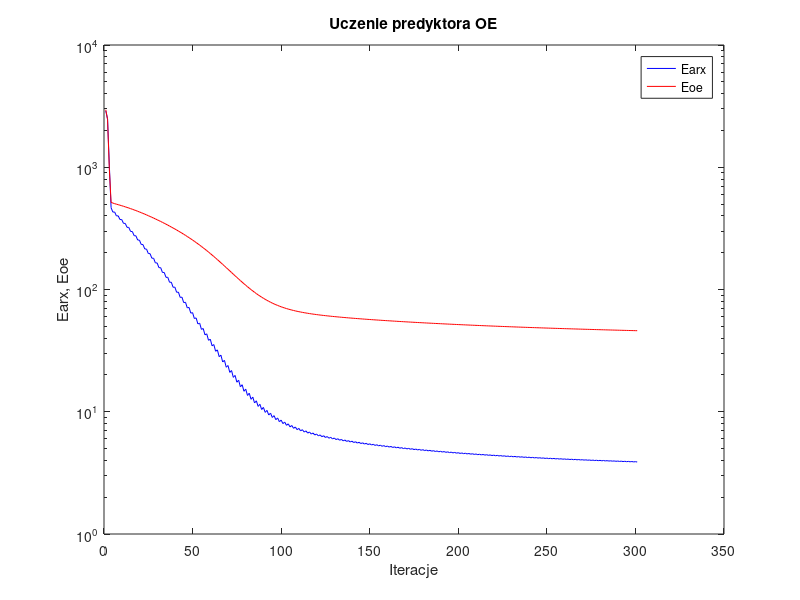
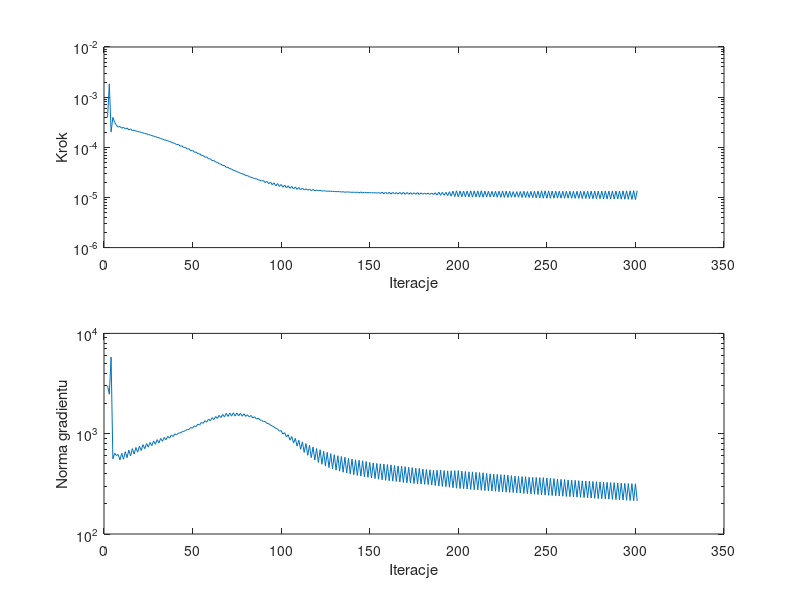

Write the MATLAB code that produced these figures, in order.
%uczenie predyktora oe
clear all;
n=0; farx(n+1)=2.893623e+003; foe(n+1)=2.953700e+003; wspucz(n+1)=0.000000e+000; ng(n+1)=0.000000e+000;
n=1; farx(n+1)=2.489189e+003; foe(n+1)=2.460765e+003; krok(n+1)=3.910575e-004; ng(n+1)=3.009714e+003;
n=2; farx(n+1)=1.041429e+003; foe(n+1)=9.722144e+002; krok(n+1)=1.841613e-003; ng(n+1)=2.474892e+003;
n=3; farx(n+1)=4.668853e+002; foe(n+1)=5.160057e+002; krok(n+1)=2.034749e-004; ng(n+1)=5.808954e+003;
n=4; farx(n+1)=4.296824e+002; foe(n+1)=5.094333e+002; krok(n+1)=3.949694e-004; ng(n+1)=5.617341e+002;
n=5; farx(n+1)=4.307900e+002; foe(n+1)=5.039068e+002; krok(n+1)=3.164277e-004; ng(n+1)=6.360381e+002;
n=6; farx(n+1)=3.999542e+002; foe(n+1)=4.988683e+002; krok(n+1)=2.755278e-004; ng(n+1)=6.075828e+002;
n=7; farx(n+1)=4.007247e+002; foe(n+1)=4.942335e+002; krok(n+1)=2.526617e-004; ng(n+1)=6.185223e+002;
n=8; farx(n+1)=3.736014e+002; foe(n+1)=4.893682e+002; krok(n+1)=2.594055e-004; ng(n+1)=5.470903e+002;
n=9; farx(n+1)=3.734509e+002; foe(n+1)=4.845764e+002; krok(n+1)=2.405598e-004; ng(n+1)=6.380864e+002;
n=10; farx(n+1)=3.476225e+002; foe(n+1)=4.795232e+002; krok(n+1)=2.517331e-004; ng(n+1)=5.562230e+002;
n=11; farx(n+1)=3.471984e+002; foe(n+1)=4.745435e+002; krok(n+1)=2.318206e-004; ng(n+1)=6.614934e+002;
n=12; farx(n+1)=3.224836e+002; foe(n+1)=4.692975e+002; krok(n+1)=2.426039e-004; ng(n+1)=5.766889e+002;
n=13; farx(n+1)=3.219481e+002; foe(n+1)=4.641355e+002; krok(n+1)=2.224690e-004; ng(n+1)=6.869783e+002;
n=14; farx(n+1)=2.984832e+002; foe(n+1)=4.587066e+002; krok(n+1)=2.326282e-004; ng(n+1)=5.993384e+002;
n=15; farx(n+1)=2.978484e+002; foe(n+1)=4.533757e+002; krok(n+1)=2.157932e-004; ng(n+1)=7.096369e+002;
n=16; farx(n+1)=2.757476e+002; foe(n+1)=4.477834e+002; krok(n+1)=2.197532e-004; ng(n+1)=6.265903e+002;
n=17; farx(n+1)=2.749709e+002; foe(n+1)=4.423008e+002; krok(n+1)=2.099628e-004; ng(n+1)=7.280636e+002;
n=18; farx(n+1)=2.541247e+002; foe(n+1)=4.365669e+002; krok(n+1)=2.087853e-004; ng(n+1)=6.549025e+002;
n=19; farx(n+1)=2.533730e+002; foe(n+1)=4.309581e+002; krok(n+1)=2.015675e-004; ng(n+1)=7.512737e+002;
n=20; farx(n+1)=2.337236e+002; foe(n+1)=4.251101e+002; krok(n+1)=1.997041e-004; ng(n+1)=6.800027e+002;
n=21; farx(n+1)=2.331167e+002; foe(n+1)=4.194039e+002; krok(n+1)=1.935115e-004; ng(n+1)=7.776027e+002;
n=22; farx(n+1)=2.147434e+002; foe(n+1)=4.134664e+002; krok(n+1)=1.882222e-004; ng(n+1)=7.085433e+002;
n=23; farx(n+1)=2.141582e+002; foe(n+1)=4.076832e+002; krok(n+1)=1.858107e-004; ng(n+1)=7.974016e+002;
n=24; farx(n+1)=1.970104e+002; foe(n+1)=4.016854e+002; krok(n+1)=1.784968e-004; ng(n+1)=7.343025e+002;
n=25; farx(n+1)=1.964821e+002; foe(n+1)=3.958496e+002; krok(n+1)=1.767236e-004; ng(n+1)=8.183674e+002;
n=26; farx(n+1)=1.804091e+002; foe(n+1)=3.898184e+002; krok(n+1)=1.714180e-004; ng(n+1)=7.589510e+002;
n=27; farx(n+1)=1.800755e+002; foe(n+1)=3.839574e+002; krok(n+1)=1.662532e-004; ng(n+1)=8.470069e+002;
n=28; farx(n+1)=1.650643e+002; foe(n+1)=3.779107e+002; krok(n+1)=1.638013e-004; ng(n+1)=7.834026e+002;
n=29; farx(n+1)=1.648851e+002; foe(n+1)=3.720375e+002; krok(n+1)=1.575933e-004; ng(n+1)=8.730943e+002;
n=30; farx(n+1)=1.509112e+002; foe(n+1)=3.659880e+002; krok(n+1)=1.547979e-004; ng(n+1)=8.104493e+002;
n=31; farx(n+1)=1.508287e+002; foe(n+1)=3.601120e+002; krok(n+1)=1.498490e-004; ng(n+1)=8.955725e+002;
n=32; farx(n+1)=1.378221e+002; foe(n+1)=3.540698e+002; krok(n+1)=1.460638e-004; ng(n+1)=8.395850e+002;
n=33; farx(n+1)=1.378376e+002; foe(n+1)=3.481988e+002; krok(n+1)=1.421330e-004; ng(n+1)=9.192209e+002;
n=34; farx(n+1)=1.257431e+002; foe(n+1)=3.421702e+002; krok(n+1)=1.374956e-004; ng(n+1)=8.697590e+002;
n=35; farx(n+1)=1.258461e+002; foe(n+1)=3.363078e+002; krok(n+1)=1.348719e-004; ng(n+1)=9.427022e+002;
n=36; farx(n+1)=1.145495e+002; foe(n+1)=3.302955e+002; krok(n+1)=1.297027e-004; ng(n+1)=9.012708e+002;
n=37; farx(n+1)=1.147798e+002; foe(n+1)=3.244477e+002; krok(n+1)=1.264385e-004; ng(n+1)=9.713651e+002;
n=38; farx(n+1)=1.042692e+002; foe(n+1)=3.184542e+002; krok(n+1)=1.221753e-004; ng(n+1)=9.365581e+002;
n=39; farx(n+1)=1.045889e+002; foe(n+1)=3.126185e+002; krok(n+1)=1.191612e-004; ng(n+1)=9.975209e+002;
n=40; farx(n+1)=9.488742e+001; foe(n+1)=3.066429e+002; krok(n+1)=1.133097e-004; ng(n+1)=9.746094e+002;
n=41; farx(n+1)=9.521254e+001; foe(n+1)=3.008081e+002; krok(n+1)=1.142910e-004; ng(n+1)=1.014512e+003;
n=42; farx(n+1)=8.616355e+001; foe(n+1)=2.948441e+002; krok(n+1)=1.052302e-004; ng(n+1)=1.016976e+003;
n=43; farx(n+1)=8.656891e+001; foe(n+1)=2.890207e+002; krok(n+1)=1.070946e-004; ng(n+1)=1.042007e+003;
n=44; farx(n+1)=7.812869e+001; foe(n+1)=2.830744e+002; krok(n+1)=9.866949e-005; ng(n+1)=1.056930e+003;
n=45; farx(n+1)=7.863033e+001; foe(n+1)=2.772674e+002; krok(n+1)=9.968957e-005; ng(n+1)=1.073578e+003;
n=46; farx(n+1)=7.078786e+001; foe(n+1)=2.713410e+002; krok(n+1)=9.206336e-005; ng(n+1)=1.100907e+003;
n=47; farx(n+1)=7.135668e+001; foe(n+1)=2.655487e+002; krok(n+1)=9.346411e-005; ng(n+1)=1.102420e+003;
n=48; farx(n+1)=6.406962e+001; foe(n+1)=2.596426e+002; krok(n+1)=8.528034e-005; ng(n+1)=1.152321e+003;
n=49; farx(n+1)=6.467859e+001; foe(n+1)=2.538696e+002; krok(n+1)=8.683747e-005; ng(n+1)=1.136767e+003;
n=50; farx(n+1)=5.790542e+001; foe(n+1)=2.479969e+002; krok(n+1)=7.980756e-005; ng(n+1)=1.198749e+003;
n=51; farx(n+1)=5.858114e+001; foe(n+1)=2.422577e+002; krok(n+1)=8.029770e-005; ng(n+1)=1.177634e+003;
n=52; farx(n+1)=5.228949e+001; foe(n+1)=2.364267e+002; krok(n+1)=7.439812e-005; ng(n+1)=1.247487e+003;
n=53; farx(n+1)=5.302306e+001; foe(n+1)=2.307331e+002; krok(n+1)=7.426158e-005; ng(n+1)=1.223177e+003;
n=54; farx(n+1)=4.718261e+001; foe(n+1)=2.249572e+002; krok(n+1)=6.918420e-005; ng(n+1)=1.297491e+003;
n=55; farx(n+1)=4.797137e+001; foe(n+1)=2.193255e+002; krok(n+1)=6.880069e-005; ng(n+1)=1.269073e+003;
n=56; farx(n+1)=4.260024e+001; foe(n+1)=2.136204e+002; krok(n+1)=6.336792e-005; ng(n+1)=1.349906e+003;
n=57; farx(n+1)=4.337855e+001; foe(n+1)=2.080592e+002; krok(n+1)=6.435256e-005; ng(n+1)=1.303027e+003;
n=58; farx(n+1)=3.841109e+001; foe(n+1)=2.024474e+002; krok(n+1)=5.864031e-005; ng(n+1)=1.399663e+003;
n=59; farx(n+1)=3.921505e+001; foe(n+1)=1.969905e+002; krok(n+1)=5.926241e-005; ng(n+1)=1.345431e+003;
n=60; farx(n+1)=3.464691e+001; foe(n+1)=1.914991e+002; krok(n+1)=5.427827e-005; ng(n+1)=1.444536e+003;
n=61; farx(n+1)=3.544883e+001; foe(n+1)=1.861693e+002; krok(n+1)=5.445660e-005; ng(n+1)=1.382473e+003;
n=62; farx(n+1)=3.125190e+001; foe(n+1)=1.808270e+002; krok(n+1)=5.066526e-005; ng(n+1)=1.482839e+003;
n=63; farx(n+1)=3.206690e+001; foe(n+1)=1.756552e+002; krok(n+1)=5.007398e-005; ng(n+1)=1.420337e+003;
n=64; farx(n+1)=2.822791e+001; foe(n+1)=1.704875e+002; krok(n+1)=4.687315e-005; ng(n+1)=1.521957e+003;
n=65; farx(n+1)=2.902844e+001; foe(n+1)=1.654976e+002; krok(n+1)=4.621295e-005; ng(n+1)=1.448552e+003;
n=66; farx(n+1)=2.553285e+001; foe(n+1)=1.605331e+002; krok(n+1)=4.341873e-005; ng(n+1)=1.552713e+003;
n=67; farx(n+1)=2.632629e+001; foe(n+1)=1.557517e+002; krok(n+1)=4.334515e-005; ng(n+1)=1.469611e+003;
n=68; farx(n+1)=2.312875e+001; foe(n+1)=1.510126e+002; krok(n+1)=3.980988e-005; ng(n+1)=1.594736e+003;
n=69; farx(n+1)=2.389306e+001; foe(n+1)=1.464667e+002; krok(n+1)=3.990378e-005; ng(n+1)=1.486225e+003;
n=70; farx(n+1)=2.099467e+001; foe(n+1)=1.419843e+002; krok(n+1)=3.723990e-005; ng(n+1)=1.605983e+003;
n=71; farx(n+1)=2.173669e+001; foe(n+1)=1.376975e+002; krok(n+1)=3.697679e-005; ng(n+1)=1.497353e+003;
n=72; farx(n+1)=1.911079e+001; foe(n+1)=1.334897e+002; krok(n+1)=3.466942e-005; ng(n+1)=1.616873e+003;
n=73; farx(n+1)=1.981913e+001; foe(n+1)=1.294797e+002; krok(n+1)=3.418410e-005; ng(n+1)=1.499921e+003;
n=74; farx(n+1)=1.744262e+001; foe(n+1)=1.255632e+002; krok(n+1)=3.265748e-005; ng(n+1)=1.610761e+003;
n=75; farx(n+1)=1.812680e+001; foe(n+1)=1.218447e+002; krok(n+1)=3.161037e-005; ng(n+1)=1.501716e+003;
n=76; farx(n+1)=1.598795e+001; foe(n+1)=1.182288e+002; krok(n+1)=3.060562e-005; ng(n+1)=1.598573e+003;
n=77; farx(n+1)=1.663628e+001; foe(n+1)=1.148075e+002; krok(n+1)=2.952483e-005; ng(n+1)=1.493392e+003;
n=78; farx(n+1)=1.470533e+001; foe(n+1)=1.114971e+002; krok(n+1)=2.885108e-005; ng(n+1)=1.579374e+003;
n=79; farx(n+1)=1.532047e+001; foe(n+1)=1.083755e+002; krok(n+1)=2.733737e-005; ng(n+1)=1.488801e+003;
n=80; farx(n+1)=1.359729e+001; foe(n+1)=1.053684e+002; krok(n+1)=2.722830e-005; ng(n+1)=1.542639e+003;
n=81; farx(n+1)=1.417908e+001; foe(n+1)=1.025425e+002; krok(n+1)=2.605170e-005; ng(n+1)=1.469484e+003;
n=82; farx(n+1)=1.263814e+001; foe(n+1)=9.983347e+001; krok(n+1)=2.518354e-005; ng(n+1)=1.521154e+003;
n=83; farx(n+1)=1.316977e+001; foe(n+1)=9.729339e+001; krok(n+1)=2.470394e-005; ng(n+1)=1.436065e+003;
n=84; farx(n+1)=1.180021e+001; foe(n+1)=9.487038e+001; krok(n+1)=2.371798e-005; ng(n+1)=1.473915e+003;
n=85; farx(n+1)=1.229085e+001; foe(n+1)=9.260333e+001; krok(n+1)=2.360381e-005; ng(n+1)=1.399414e+003;
n=86; farx(n+1)=1.105775e+001; foe(n+1)=9.045026e+001; krok(n+1)=2.253084e-005; ng(n+1)=1.428158e+003;
n=87; farx(n+1)=1.151434e+001; foe(n+1)=8.844167e+001; krok(n+1)=2.199768e-005; ng(n+1)=1.374899e+003;
n=88; farx(n+1)=1.043107e+001; foe(n+1)=8.654031e+001; krok(n+1)=2.139878e-005; ng(n+1)=1.358284e+003;
n=89; farx(n+1)=1.085292e+001; foe(n+1)=8.476835e+001; krok(n+1)=2.167257e-005; ng(n+1)=1.319541e+003;
n=90; farx(n+1)=9.883101e+000; foe(n+1)=8.309463e+001; krok(n+1)=1.976919e-005; ng(n+1)=1.323471e+003;
n=91; farx(n+1)=1.026333e+001; foe(n+1)=8.153764e+001; krok(n+1)=2.092147e-005; ng(n+1)=1.264963e+003;
n=92; farx(n+1)=9.401908e+000; foe(n+1)=8.007260e+001; krok(n+1)=1.878573e-005; ng(n+1)=1.259056e+003;
n=93; farx(n+1)=9.747718e+000; foe(n+1)=7.871027e+001; krok(n+1)=2.018691e-005; ng(n+1)=1.215194e+003;
n=94; farx(n+1)=8.980508e+000; foe(n+1)=7.743159e+001; krok(n+1)=1.792006e-005; ng(n+1)=1.193568e+003;
n=95; farx(n+1)=9.296453e+000; foe(n+1)=7.624302e+001; krok(n+1)=1.953303e-005; ng(n+1)=1.165903e+003;
n=96; farx(n+1)=8.612635e+000; foe(n+1)=7.512869e+001; krok(n+1)=1.709205e-005; ng(n+1)=1.128842e+003;
n=97; farx(n+1)=8.898792e+000; foe(n+1)=7.409262e+001; krok(n+1)=1.892601e-005; ng(n+1)=1.114116e+003;
n=98; farx(n+1)=8.284752e+000; foe(n+1)=7.312296e+001; krok(n+1)=1.653919e-005; ng(n+1)=1.060795e+003;
n=99; farx(n+1)=8.547946e+000; foe(n+1)=7.222212e+001; krok(n+1)=1.814366e-005; ng(n+1)=1.071449e+003;
n=100; farx(n+1)=7.999175e+000; foe(n+1)=7.137851e+001; krok(n+1)=1.602043e-005; ng(n+1)=9.906755e+002;
n=101; farx(n+1)=8.239750e+000; foe(n+1)=7.059317e+001; krok(n+1)=1.763687e-005; ng(n+1)=1.023663e+003;
n=102; farx(n+1)=7.746431e+000; foe(n+1)=6.985721e+001; krok(n+1)=1.549177e-005; ng(n+1)=9.272612e+002;
n=103; farx(n+1)=7.965270e+000; foe(n+1)=6.917108e+001; krok(n+1)=1.709205e-005; ng(n+1)=9.776262e+002;
n=104; farx(n+1)=7.519787e+000; foe(n+1)=6.852794e+001; krok(n+1)=1.517047e-005; ng(n+1)=8.619330e+002;
n=105; farx(n+1)=7.723122e+000; foe(n+1)=6.792721e+001; krok(n+1)=1.663384e-005; ng(n+1)=9.380922e+002;
n=106; farx(n+1)=7.318417e+000; foe(n+1)=6.736213e+001; krok(n+1)=1.476011e-005; ng(n+1)=8.061619e+002;
n=107; farx(n+1)=7.506091e+000; foe(n+1)=6.683351e+001; krok(n+1)=1.621284e-005; ng(n+1)=8.983753e+002;
n=108; farx(n+1)=7.138048e+000; foe(n+1)=6.633494e+001; krok(n+1)=1.442554e-005; ng(n+1)=7.515331e+002;
n=109; farx(n+1)=7.310696e+000; foe(n+1)=6.586718e+001; krok(n+1)=1.579136e-005; ng(n+1)=8.600387e+002;
n=110; farx(n+1)=6.972671e+000; foe(n+1)=6.542514e+001; krok(n+1)=1.430061e-005; ng(n+1)=6.991720e+002;
n=111; farx(n+1)=7.134547e+000; foe(n+1)=6.500937e+001; krok(n+1)=1.523649e-005; ng(n+1)=8.300214e+002;
n=112; farx(n+1)=6.824862e+000; foe(n+1)=6.461491e+001; krok(n+1)=1.414532e-005; ng(n+1)=6.512034e+002;
n=113; farx(n+1)=6.975408e+000; foe(n+1)=6.424236e+001; krok(n+1)=1.484784e-005; ng(n+1)=7.977029e+002;
n=114; farx(n+1)=6.690858e+000; foe(n+1)=6.388780e+001; krok(n+1)=1.396978e-005; ng(n+1)=6.096960e+002;
n=115; farx(n+1)=6.832072e+000; foe(n+1)=6.355149e+001; krok(n+1)=1.466008e-005; ng(n+1)=7.661114e+002;
n=116; farx(n+1)=6.568369e+000; foe(n+1)=6.323020e+001; krok(n+1)=1.368724e-005; ng(n+1)=5.766527e+002;
n=117; farx(n+1)=6.700399e+000; foe(n+1)=6.292436e+001; krok(n+1)=1.445172e-005; ng(n+1)=7.361159e+002;
n=118; farx(n+1)=6.454157e+000; foe(n+1)=6.263126e+001; krok(n+1)=1.356957e-005; ng(n+1)=5.464640e+002;
n=119; farx(n+1)=6.578390e+000; foe(n+1)=6.235134e+001; krok(n+1)=1.404624e-005; ng(n+1)=7.121103e+002;
n=120; farx(n+1)=6.348229e+000; foe(n+1)=6.208218e+001; krok(n+1)=1.361563e-005; ng(n+1)=5.170273e+002;
n=121; farx(n+1)=6.467890e+000; foe(n+1)=6.182413e+001; krok(n+1)=1.384553e-005; ng(n+1)=6.912598e+002;
n=122; farx(n+1)=6.251479e+000; foe(n+1)=6.157500e+001; krok(n+1)=1.338477e-005; ng(n+1)=4.960227e+002;
n=123; farx(n+1)=6.364192e+000; foe(n+1)=6.133536e+001; krok(n+1)=1.361415e-005; ng(n+1)=6.680937e+002;
n=124; farx(n+1)=6.159398e+000; foe(n+1)=6.110336e+001; krok(n+1)=1.344676e-005; ng(n+1)=4.759373e+002;
n=125; farx(n+1)=6.267992e+000; foe(n+1)=6.087947e+001; krok(n+1)=1.328620e-005; ng(n+1)=6.520962e+002;
n=126; farx(n+1)=6.074964e+000; foe(n+1)=6.066200e+001; krok(n+1)=1.338683e-005; ng(n+1)=4.586125e+002;
n=127; farx(n+1)=6.179214e+000; foe(n+1)=6.045155e+001; krok(n+1)=1.321254e-005; ng(n+1)=6.330742e+002;
n=128; farx(n+1)=5.995564e+000; foe(n+1)=6.024660e+001; krok(n+1)=1.322977e-005; ng(n+1)=4.447738e+002;
n=129; farx(n+1)=6.096087e+000; foe(n+1)=6.004772e+001; krok(n+1)=1.314101e-005; ng(n+1)=6.180150e+002;
n=130; farx(n+1)=5.921231e+000; foe(n+1)=5.985357e+001; krok(n+1)=1.304922e-005; ng(n+1)=4.332962e+002;
n=131; farx(n+1)=6.017750e+000; foe(n+1)=5.966471e+001; krok(n+1)=1.308479e-005; ng(n+1)=6.028693e+002;
n=132; farx(n+1)=5.849560e+000; foe(n+1)=5.947996e+001; krok(n+1)=1.302585e-005; ng(n+1)=4.233042e+002;
n=133; farx(n+1)=5.943357e+000; foe(n+1)=5.929986e+001; krok(n+1)=1.284475e-005; ng(n+1)=5.933457e+002;
n=134; farx(n+1)=5.782423e+000; foe(n+1)=5.912334e+001; krok(n+1)=1.302585e-005; ng(n+1)=4.131602e+002;
n=135; farx(n+1)=5.872977e+000; foe(n+1)=5.895093e+001; krok(n+1)=1.266631e-005; ng(n+1)=5.824905e+002;
n=136; farx(n+1)=5.720246e+000; foe(n+1)=5.878167e+001; krok(n+1)=1.290553e-005; ng(n+1)=4.046707e+002;
n=137; farx(n+1)=5.807379e+000; foe(n+1)=5.861612e+001; krok(n+1)=1.277945e-005; ng(n+1)=5.674875e+002;
n=138; farx(n+1)=5.659233e+000; foe(n+1)=5.845337e+001; krok(n+1)=1.280413e-005; ng(n+1)=3.979843e+002;
n=139; farx(n+1)=5.744104e+000; foe(n+1)=5.829394e+001; krok(n+1)=1.259797e-005; ng(n+1)=5.594818e+002;
n=140; farx(n+1)=5.601800e+000; foe(n+1)=5.813699e+001; krok(n+1)=1.277945e-005; ng(n+1)=3.906178e+002;
n=141; farx(n+1)=5.684266e+000; foe(n+1)=5.798308e+001; krok(n+1)=1.254943e-005; ng(n+1)=5.496887e+002;
n=142; farx(n+1)=5.546072e+000; foe(n+1)=5.783139e+001; krok(n+1)=1.278257e-005; ng(n+1)=3.841758e+002;
n=143; farx(n+1)=5.626608e+000; foe(n+1)=5.768247e+001; krok(n+1)=1.234279e-005; ng(n+1)=5.435470e+002;
n=144; farx(n+1)=5.492942e+000; foe(n+1)=5.753553e+001; krok(n+1)=1.285784e-005; ng(n+1)=3.774489e+002;
n=145; farx(n+1)=5.571845e+000; foe(n+1)=5.739115e+001; krok(n+1)=1.221743e-005; ng(n+1)=5.372279e+002;
n=146; farx(n+1)=5.442979e+000; foe(n+1)=5.724861e+001; krok(n+1)=1.277945e-005; ng(n+1)=3.715346e+002;
n=147; farx(n+1)=5.519943e+000; foe(n+1)=5.710850e+001; krok(n+1)=1.226836e-005; ng(n+1)=5.279607e+002;
n=148; farx(n+1)=5.395218e+000; foe(n+1)=5.697010e+001; krok(n+1)=1.259797e-005; ng(n+1)=3.665936e+002;
n=149; farx(n+1)=5.470121e+000; foe(n+1)=5.683394e+001; krok(n+1)=1.233369e-005; ng(n+1)=5.185161e+002;
n=150; farx(n+1)=5.348832e+000; foe(n+1)=5.669937e+001; krok(n+1)=1.248325e-005; ng(n+1)=3.618614e+002;
n=151; farx(n+1)=5.422006e+000; foe(n+1)=5.656688e+001; krok(n+1)=1.231075e-005; ng(n+1)=5.113220e+002;
n=152; farx(n+1)=5.303869e+000; foe(n+1)=5.643586e+001; krok(n+1)=1.245057e-005; ng(n+1)=3.572710e+002;
n=153; farx(n+1)=5.375106e+000; foe(n+1)=5.630680e+001; krok(n+1)=1.215525e-005; ng(n+1)=5.057375e+002;
n=154; farx(n+1)=5.260273e+000; foe(n+1)=5.617909e+001; krok(n+1)=1.255575e-005; ng(n+1)=3.517199e+002;
n=155; farx(n+1)=5.329920e+000; foe(n+1)=5.605322e+001; krok(n+1)=1.197415e-005; ng(n+1)=5.015115e+002;
n=156; farx(n+1)=5.217800e+000; foe(n+1)=5.592858e+001; krok(n+1)=1.271718e-005; ng(n+1)=3.470036e+002;
n=157; farx(n+1)=5.286665e+000; foe(n+1)=5.580567e+001; krok(n+1)=1.181238e-005; ng(n+1)=4.991788e+002;
n=158; farx(n+1)=5.177851e+000; foe(n+1)=5.568400e+001; krok(n+1)=1.268925e-005; ng(n+1)=3.429785e+002;
n=159; farx(n+1)=5.245034e+000; foe(n+1)=5.556403e+001; krok(n+1)=1.178746e-005; ng(n+1)=4.927851e+002;
n=160; farx(n+1)=5.138705e+000; foe(n+1)=5.544520e+001; krok(n+1)=1.270754e-005; ng(n+1)=3.393838e+002;
n=161; farx(n+1)=5.204850e+000; foe(n+1)=5.532795e+001; krok(n+1)=1.171380e-005; ng(n+1)=4.888582e+002;
n=162; farx(n+1)=5.101786e+000; foe(n+1)=5.521185e+001; krok(n+1)=1.259797e-005; ng(n+1)=3.361631e+002;
n=163; farx(n+1)=5.166329e+000; foe(n+1)=5.509735e+001; krok(n+1)=1.180191e-005; ng(n+1)=4.812210e+002;
n=164; farx(n+1)=5.065520e+000; foe(n+1)=5.498394e+001; krok(n+1)=1.249822e-005; ng(n+1)=3.338899e+002;
n=165; farx(n+1)=5.128436e+000; foe(n+1)=5.487198e+001; krok(n+1)=1.171829e-005; ng(n+1)=4.761356e+002;
n=166; farx(n+1)=5.029882e+000; foe(n+1)=5.476100e+001; krok(n+1)=1.259177e-005; ng(n+1)=3.300588e+002;
n=167; farx(n+1)=5.091568e+000; foe(n+1)=5.465141e+001; krok(n+1)=1.155324e-005; ng(n+1)=4.733637e+002;
n=168; farx(n+1)=4.995532e+000; foe(n+1)=5.454271e+001; krok(n+1)=1.268925e-005; ng(n+1)=3.262475e+002;
n=169; farx(n+1)=5.056472e+000; foe(n+1)=5.443542e+001; krok(n+1)=1.153689e-005; ng(n+1)=4.697673e+002;
n=170; farx(n+1)=4.962904e+000; foe(n+1)=5.432912e+001; krok(n+1)=1.254943e-005; ng(n+1)=3.239693e+002;
n=171; farx(n+1)=5.022518e+000; foe(n+1)=5.422417e+001; krok(n+1)=1.161317e-005; ng(n+1)=4.633161e+002;
n=172; farx(n+1)=4.930897e+000; foe(n+1)=5.412018e+001; krok(n+1)=1.245057e-005; ng(n+1)=3.219331e+002;
n=173; farx(n+1)=4.989182e+000; foe(n+1)=5.401742e+001; krok(n+1)=1.157184e-005; ng(n+1)=4.586452e+002;
n=174; farx(n+1)=4.900028e+000; foe(n+1)=5.391556e+001; krok(n+1)=1.240823e-005; ng(n+1)=3.191594e+002;
n=175; farx(n+1)=4.956787e+000; foe(n+1)=5.381495e+001; krok(n+1)=1.155324e-005; ng(n+1)=4.531221e+002;
n=176; farx(n+1)=4.869304e+000; foe(n+1)=5.371514e+001; krok(n+1)=1.248150e-005; ng(n+1)=3.163631e+002;
n=177; farx(n+1)=4.925506e+000; foe(n+1)=5.361649e+001; krok(n+1)=1.148266e-005; ng(n+1)=4.511105e+002;
n=178; farx(n+1)=4.840527e+000; foe(n+1)=5.351872e+001; krok(n+1)=1.234279e-005; ng(n+1)=3.142313e+002;
n=179; farx(n+1)=4.895403e+000; foe(n+1)=5.342214e+001; krok(n+1)=1.161317e-005; ng(n+1)=4.440724e+002;
n=180; farx(n+1)=4.812072e+000; foe(n+1)=5.332639e+001; krok(n+1)=1.221656e-005; ng(n+1)=3.129844e+002;
n=181; farx(n+1)=4.865816e+000; foe(n+1)=5.323174e+001; krok(n+1)=1.161317e-005; ng(n+1)=4.394962e+002;
n=182; farx(n+1)=4.784034e+000; foe(n+1)=5.313789e+001; krok(n+1)=1.222055e-005; ng(n+1)=3.108002e+002;
n=183; farx(n+1)=4.836718e+000; foe(n+1)=5.304505e+001; krok(n+1)=1.149974e-005; ng(n+1)=4.367282e+002;
n=184; farx(n+1)=4.756995e+000; foe(n+1)=5.295297e+001; krok(n+1)=1.225575e-005; ng(n+1)=3.077264e+002;
n=185; farx(n+1)=4.808420e+000; foe(n+1)=5.286194e+001; krok(n+1)=1.143043e-005; ng(n+1)=4.327587e+002;
n=186; farx(n+1)=4.729952e+000; foe(n+1)=5.277157e+001; krok(n+1)=1.240203e-005; ng(n+1)=3.047940e+002;
n=187; farx(n+1)=4.780325e+000; foe(n+1)=5.268217e+001; krok(n+1)=1.115447e-005; ng(n+1)=4.323795e+002;
n=188; farx(n+1)=4.703336e+000; foe(n+1)=5.259323e+001; krok(n+1)=1.272730e-005; ng(n+1)=3.003352e+002;
n=189; farx(n+1)=4.753698e+000; foe(n+1)=5.250528e+001; krok(n+1)=1.103022e-005; ng(n+1)=4.331321e+002;
n=190; farx(n+1)=4.678464e+000; foe(n+1)=5.241806e+001; krok(n+1)=1.264803e-005; ng(n+1)=2.984479e+002;
n=191; farx(n+1)=4.727735e+000; foe(n+1)=5.233182e+001; krok(n+1)=1.104492e-005; ng(n+1)=4.284426e+002;
n=192; farx(n+1)=4.653790e+000; foe(n+1)=5.224625e+001; krok(n+1)=1.265721e-005; ng(n+1)=2.964888e+002;
n=193; farx(n+1)=4.701748e+000; foe(n+1)=5.216155e+001; krok(n+1)=1.085468e-005; ng(n+1)=4.260989e+002;
n=194; farx(n+1)=4.628810e+000; foe(n+1)=5.207721e+001; krok(n+1)=1.302585e-005; ng(n+1)=2.924534e+002;
n=195; farx(n+1)=4.676376e+000; foe(n+1)=5.199365e+001; krok(n+1)=1.057446e-005; ng(n+1)=4.282916e+002;
n=196; farx(n+1)=4.604715e+000; foe(n+1)=5.191044e+001; krok(n+1)=1.331856e-005; ng(n+1)=2.889207e+002;
n=197; farx(n+1)=4.651706e+000; foe(n+1)=5.182806e+001; krok(n+1)=1.039083e-005; ng(n+1)=4.285027e+002;
n=198; farx(n+1)=4.581091e+000; foe(n+1)=5.174604e+001; krok(n+1)=1.356957e-005; ng(n+1)=2.861429e+002;
n=199; farx(n+1)=4.627930e+000; foe(n+1)=5.166476e+001; krok(n+1)=1.029142e-005; ng(n+1)=4.289061e+002;
n=200; farx(n+1)=4.559084e+000; foe(n+1)=5.158426e+001; krok(n+1)=1.346311e-005; ng(n+1)=2.843135e+002;
n=201; farx(n+1)=4.604862e+000; foe(n+1)=5.150466e+001; krok(n+1)=1.034200e-005; ng(n+1)=4.235211e+002;
n=202; farx(n+1)=4.537355e+000; foe(n+1)=5.142574e+001; krok(n+1)=1.338477e-005; ng(n+1)=2.827311e+002;
n=203; farx(n+1)=4.582119e+000; foe(n+1)=5.134759e+001; krok(n+1)=1.030147e-005; ng(n+1)=4.198237e+002;
n=204; farx(n+1)=4.516001e+000; foe(n+1)=5.126995e+001; krok(n+1)=1.342816e-005; ng(n+1)=2.805639e+002;
n=205; farx(n+1)=4.559875e+000; foe(n+1)=5.119315e+001; krok(n+1)=1.023989e-005; ng(n+1)=4.169009e+002;
n=206; farx(n+1)=4.494721e+000; foe(n+1)=5.111672e+001; krok(n+1)=1.356957e-005; ng(n+1)=2.783703e+002;
n=207; farx(n+1)=4.538203e+000; foe(n+1)=5.104099e+001; krok(n+1)=1.015216e-005; ng(n+1)=4.162833e+002;
n=208; farx(n+1)=4.474598e+000; foe(n+1)=5.096586e+001; krok(n+1)=1.351734e-005; ng(n+1)=2.764552e+002;
n=209; farx(n+1)=4.517134e+000; foe(n+1)=5.089159e+001; krok(n+1)=1.017076e-005; ng(n+1)=4.117635e+002;
n=210; farx(n+1)=4.454591e+000; foe(n+1)=5.081780e+001; krok(n+1)=1.351677e-005; ng(n+1)=2.747652e+002;
n=211; farx(n+1)=4.496388e+000; foe(n+1)=5.074473e+001; krok(n+1)=1.010485e-005; ng(n+1)=4.094392e+002;
n=212; farx(n+1)=4.434879e+000; foe(n+1)=5.067207e+001; krok(n+1)=1.361457e-005; ng(n+1)=2.727001e+002;
n=213; farx(n+1)=4.476387e+000; foe(n+1)=5.060008e+001; krok(n+1)=1.009346e-005; ng(n+1)=4.079444e+002;
n=214; farx(n+1)=4.416470e+000; foe(n+1)=5.052886e+001; krok(n+1)=1.338683e-005; ng(n+1)=2.714193e+002;
n=215; farx(n+1)=4.456826e+000; foe(n+1)=5.045843e+001; krok(n+1)=1.017255e-005; ng(n+1)=4.015431e+002;
n=216; farx(n+1)=4.398030e+000; foe(n+1)=5.038851e+001; krok(n+1)=1.331699e-005; ng(n+1)=2.699356e+002;
n=217; farx(n+1)=4.437674e+000; foe(n+1)=5.031930e+001; krok(n+1)=1.017255e-005; ng(n+1)=3.981813e+002;
n=218; farx(n+1)=4.380148e+000; foe(n+1)=5.025059e+001; krok(n+1)=1.323611e-005; ng(n+1)=2.683431e+002;
n=219; farx(n+1)=4.418939e+000; foe(n+1)=5.018264e+001; krok(n+1)=1.018440e-005; ng(n+1)=3.940477e+002;
n=220; farx(n+1)=4.362214e+000; foe(n+1)=5.011507e+001; krok(n+1)=1.328171e-005; ng(n+1)=2.666916e+002;
n=221; farx(n+1)=4.400502e+000; foe(n+1)=5.004809e+001; krok(n+1)=1.010485e-005; ng(n+1)=3.927766e+002;
n=222; farx(n+1)=4.344823e+000; foe(n+1)=4.998152e+001; krok(n+1)=1.332607e-005; ng(n+1)=2.648048e+002;
n=223; farx(n+1)=4.382393e+000; foe(n+1)=4.991559e+001; krok(n+1)=1.003721e-005; ng(n+1)=3.904219e+002;
n=224; farx(n+1)=4.327596e+000; foe(n+1)=4.984993e+001; krok(n+1)=1.344623e-005; ng(n+1)=2.627902e+002;
n=225; farx(n+1)=4.364856e+000; foe(n+1)=4.978491e+001; krok(n+1)=9.999543e-006; ng(n+1)=3.892745e+002;
n=226; farx(n+1)=4.311047e+000; foe(n+1)=4.972039e+001; krok(n+1)=1.338477e-005; ng(n+1)=2.613686e+002;
n=227; farx(n+1)=4.347684e+000; foe(n+1)=4.965643e+001; krok(n+1)=9.999543e-006; ng(n+1)=3.861832e+002;
n=228; farx(n+1)=4.295060e+000; foe(n+1)=4.959299e+001; krok(n+1)=1.328620e-005; ng(n+1)=2.598841e+002;
n=229; farx(n+1)=4.331146e+000; foe(n+1)=4.953021e+001; krok(n+1)=1.009346e-005; ng(n+1)=3.818810e+002;
n=230; farx(n+1)=4.279537e+000; foe(n+1)=4.946804e+001; krok(n+1)=1.306000e-005; ng(n+1)=2.590531e+002;
n=231; farx(n+1)=4.314668e+000; foe(n+1)=4.940643e+001; krok(n+1)=1.010485e-005; ng(n+1)=3.771789e+002;
n=232; farx(n+1)=4.264018e+000; foe(n+1)=4.934516e+001; krok(n+1)=1.308609e-005; ng(n+1)=2.573023e+002;
n=233; farx(n+1)=4.298600e+000; foe(n+1)=4.928449e+001; krok(n+1)=1.008355e-005; ng(n+1)=3.746971e+002;
n=234; farx(n+1)=4.248593e+000; foe(n+1)=4.922417e+001; krok(n+1)=1.314101e-005; ng(n+1)=2.557681e+002;
n=235; farx(n+1)=4.282671e+000; foe(n+1)=4.916429e+001; krok(n+1)=9.975945e-006; ng(n+1)=3.737512e+002;
n=236; farx(n+1)=4.233452e+000; foe(n+1)=4.910470e+001; krok(n+1)=1.328171e-005; ng(n+1)=2.537715e+002;
n=237; farx(n+1)=4.267322e+000; foe(n+1)=4.904558e+001; krok(n+1)=9.952471e-006; ng(n+1)=3.727891e+002;
n=238; farx(n+1)=4.219172e+000; foe(n+1)=4.898702e+001; krok(n+1)=1.312268e-005; ng(n+1)=2.526423e+002;
n=239; farx(n+1)=4.252180e+000; foe(n+1)=4.892900e+001; krok(n+1)=9.975945e-006; ng(n+1)=3.681550e+002;
n=240; farx(n+1)=4.204708e+000; foe(n+1)=4.887127e+001; krok(n+1)=1.318042e-005; ng(n+1)=2.510994e+002;
n=241; farx(n+1)=4.237225e+000; foe(n+1)=4.881401e+001; krok(n+1)=9.888364e-006; ng(n+1)=3.669075e+002;
n=242; farx(n+1)=4.190418e+000; foe(n+1)=4.875699e+001; krok(n+1)=1.331856e-005; ng(n+1)=2.492594e+002;
n=243; farx(n+1)=4.222606e+000; foe(n+1)=4.870041e+001; krok(n+1)=9.808732e-006; ng(n+1)=3.662840e+002;
n=244; farx(n+1)=4.176505e+000; foe(n+1)=4.864415e+001; krok(n+1)=1.338477e-005; ng(n+1)=2.476597e+002;
n=245; farx(n+1)=4.208148e+000; foe(n+1)=4.858831e+001; krok(n+1)=9.716744e-006; ng(n+1)=3.648541e+002;
n=246; farx(n+1)=4.162656e+000; foe(n+1)=4.853265e+001; krok(n+1)=1.356957e-005; ng(n+1)=2.457318e+002;
n=247; farx(n+1)=4.194071e+000; foe(n+1)=4.847741e+001; krok(n+1)=9.640490e-006; ng(n+1)=3.646714e+002;
n=248; farx(n+1)=4.149422e+000; foe(n+1)=4.842252e+001; krok(n+1)=1.355752e-005; ng(n+1)=2.442707e+002;
n=249; farx(n+1)=4.180312e+000; foe(n+1)=4.836812e+001; krok(n+1)=9.635248e-006; ng(n+1)=3.618960e+002;
n=250; farx(n+1)=4.136474e+000; foe(n+1)=4.831403e+001; krok(n+1)=1.351734e-005; ng(n+1)=2.429441e+002;
n=251; farx(n+1)=4.166881e+000; foe(n+1)=4.826047e+001; krok(n+1)=9.647596e-006; ng(n+1)=3.590188e+002;
n=252; farx(n+1)=4.123753e+000; foe(n+1)=4.820723e+001; krok(n+1)=1.346311e-005; ng(n+1)=2.417814e+002;
n=253; farx(n+1)=4.153700e+000; foe(n+1)=4.815446e+001; krok(n+1)=9.645404e-006; ng(n+1)=3.564803e+002;
n=254; farx(n+1)=4.111400e+000; foe(n+1)=4.810200e+001; krok(n+1)=1.338683e-005; ng(n+1)=2.405519e+002;
n=255; farx(n+1)=4.140855e+000; foe(n+1)=4.805008e+001; krok(n+1)=9.682309e-006; ng(n+1)=3.531449e+002;
n=256; farx(n+1)=4.099184e+000; foe(n+1)=4.799847e+001; krok(n+1)=1.331597e-005; ng(n+1)=2.395349e+002;
n=257; farx(n+1)=4.128178e+000; foe(n+1)=4.794729e+001; krok(n+1)=9.667524e-006; ng(n+1)=3.507743e+002;
n=258; farx(n+1)=4.087162e+000; foe(n+1)=4.789639e+001; krok(n+1)=1.331597e-005; ng(n+1)=2.382252e+002;
n=259; farx(n+1)=4.115748e+000; foe(n+1)=4.784591e+001; krok(n+1)=9.647596e-006; ng(n+1)=3.487297e+002;
n=260; farx(n+1)=4.075444e+000; foe(n+1)=4.779570e+001; krok(n+1)=1.328620e-005; ng(n+1)=2.369483e+002;
n=261; farx(n+1)=4.103607e+000; foe(n+1)=4.774595e+001; krok(n+1)=9.657459e-006; ng(n+1)=3.461320e+002;
n=262; farx(n+1)=4.063800e+000; foe(n+1)=4.769648e+001; krok(n+1)=1.328171e-005; ng(n+1)=2.358426e+002;
n=263; farx(n+1)=4.091644e+000; foe(n+1)=4.764734e+001; krok(n+1)=9.622040e-006; ng(n+1)=3.447635e+002;
n=264; farx(n+1)=4.052442e+000; foe(n+1)=4.759853e+001; krok(n+1)=1.328171e-005; ng(n+1)=2.345854e+002;
n=265; farx(n+1)=4.079861e+000; foe(n+1)=4.755003e+001; krok(n+1)=9.586893e-006; ng(n+1)=3.428329e+002;
n=266; farx(n+1)=4.041348e+000; foe(n+1)=4.750182e+001; krok(n+1)=1.328620e-005; ng(n+1)=2.332025e+002;
n=267; farx(n+1)=4.068362e+000; foe(n+1)=4.745400e+001; krok(n+1)=9.586893e-006; ng(n+1)=3.404388e+002;
n=268; farx(n+1)=4.030368e+000; foe(n+1)=4.740645e+001; krok(n+1)=1.328171e-005; ng(n+1)=2.320634e+002;
n=269; farx(n+1)=4.057018e+000; foe(n+1)=4.735922e+001; krok(n+1)=9.549067e-006; ng(n+1)=3.388342e+002;
n=270; farx(n+1)=4.019656e+000; foe(n+1)=4.731225e+001; krok(n+1)=1.328620e-005; ng(n+1)=2.307452e+002;
n=271; farx(n+1)=4.045915e+000; foe(n+1)=4.726566e+001; krok(n+1)=9.538947e-006; ng(n+1)=3.366363e+002;
n=272; farx(n+1)=4.009003e+000; foe(n+1)=4.721929e+001; krok(n+1)=1.331856e-005; ng(n+1)=2.295644e+002;
n=273; farx(n+1)=4.034940e+000; foe(n+1)=4.717322e+001; krok(n+1)=9.479621e-006; ng(n+1)=3.355717e+002;
n=274; farx(n+1)=3.998552e+000; foe(n+1)=4.712737e+001; krok(n+1)=1.338477e-005; ng(n+1)=2.281759e+002;
n=275; farx(n+1)=4.024171e+000; foe(n+1)=4.708183e+001; krok(n+1)=9.434846e-006; ng(n+1)=3.342921e+002;
n=276; farx(n+1)=3.988399e+000; foe(n+1)=4.703651e+001; krok(n+1)=1.338683e-005; ng(n+1)=2.268834e+002;
n=277; farx(n+1)=4.013651e+000; foe(n+1)=4.699158e+001; krok(n+1)=9.434846e-006; ng(n+1)=3.320281e+002;
n=278; farx(n+1)=3.978438e+000; foe(n+1)=4.694686e+001; krok(n+1)=1.334530e-005; ng(n+1)=2.258040e+002;
n=279; farx(n+1)=4.003322e+000; foe(n+1)=4.690253e+001; krok(n+1)=9.434846e-006; ng(n+1)=3.297448e+002;
n=280; farx(n+1)=3.968463e+000; foe(n+1)=4.685839e+001; krok(n+1)=1.338477e-005; ng(n+1)=2.247470e+002;
n=281; farx(n+1)=3.993082e+000; foe(n+1)=4.681451e+001; krok(n+1)=9.365562e-006; ng(n+1)=3.291078e+002;
n=282; farx(n+1)=3.958740e+000; foe(n+1)=4.677081e+001; krok(n+1)=1.344623e-005; ng(n+1)=2.234233e+002;
n=283; farx(n+1)=3.983073e+000; foe(n+1)=4.672744e+001; krok(n+1)=9.340678e-006; ng(n+1)=3.276544e+002;
n=284; farx(n+1)=3.949255e+000; foe(n+1)=4.668428e+001; krok(n+1)=1.342816e-005; ng(n+1)=2.223592e+002;
n=285; farx(n+1)=3.973268e+000; foe(n+1)=4.664145e+001; krok(n+1)=9.340678e-006; ng(n+1)=3.255994e+002;
n=286; farx(n+1)=3.939804e+000; foe(n+1)=4.659886e+001; krok(n+1)=1.344676e-005; ng(n+1)=2.214082e+002;
n=287; farx(n+1)=3.963539e+000; foe(n+1)=4.655647e+001; krok(n+1)=9.280153e-006; ng(n+1)=3.247307e+002;
n=288; farx(n+1)=3.930664e+000; foe(n+1)=4.651429e+001; krok(n+1)=1.346311e-005; ng(n+1)=2.201307e+002;
n=289; farx(n+1)=3.954098e+000; foe(n+1)=4.647246e+001; krok(n+1)=9.301319e-006; ng(n+1)=3.224344e+002;
n=290; farx(n+1)=3.921541e+000; foe(n+1)=4.643088e+001; krok(n+1)=1.344676e-005; ng(n+1)=2.193453e+002;
n=291; farx(n+1)=3.944679e+000; foe(n+1)=4.638947e+001; krok(n+1)=9.237209e-006; ng(n+1)=3.214969e+002;
n=292; farx(n+1)=3.912613e+000; foe(n+1)=4.634826e+001; krok(n+1)=1.351677e-005; ng(n+1)=2.180258e+002;
n=293; farx(n+1)=3.935480e+000; foe(n+1)=4.630732e+001; krok(n+1)=9.215371e-006; ng(n+1)=3.200292e+002;
n=294; farx(n+1)=3.903851e+000; foe(n+1)=4.626659e+001; krok(n+1)=1.351677e-005; ng(n+1)=2.170112e+002;
n=295; farx(n+1)=3.926431e+000; foe(n+1)=4.622612e+001; krok(n+1)=9.196428e-006; ng(n+1)=3.184101e+002;
n=296; farx(n+1)=3.895123e+000; foe(n+1)=4.618585e+001; krok(n+1)=1.356957e-005; ng(n+1)=2.159945e+002;
n=297; farx(n+1)=3.917456e+000; foe(n+1)=4.614575e+001; krok(n+1)=9.128990e-006; ng(n+1)=3.177949e+002;
n=298; farx(n+1)=3.886530e+000; foe(n+1)=4.610582e+001; krok(n+1)=1.367365e-005; ng(n+1)=2.147291e+002;
n=299; farx(n+1)=3.908641e+000; foe(n+1)=4.606609e+001; krok(n+1)=9.078452e-006; ng(n+1)=3.170710e+002;
n=300; farx(n+1)=3.878194e+000; foe(n+1)=4.602656e+001; krok(n+1)=1.368724e-005; ng(n+1)=2.136088e+002;

figure; semilogy(farx,'b'); hold on; semilogy(foe,'r'); xlabel('Iteracje'); ylabel('Earx, Eoe'); legend('Earx','Eoe'); title('Uczenie predyktora OE');
figure; subplot(2,1,1); semilogy(krok); xlabel('Iteracje'); ylabel('Krok');
subplot(2,1,2); semilogy(ng); xlabel('Iteracje'); ylabel('Norma gradientu');
Earx=farx(n+1)
Eoe=foe(n+1)
